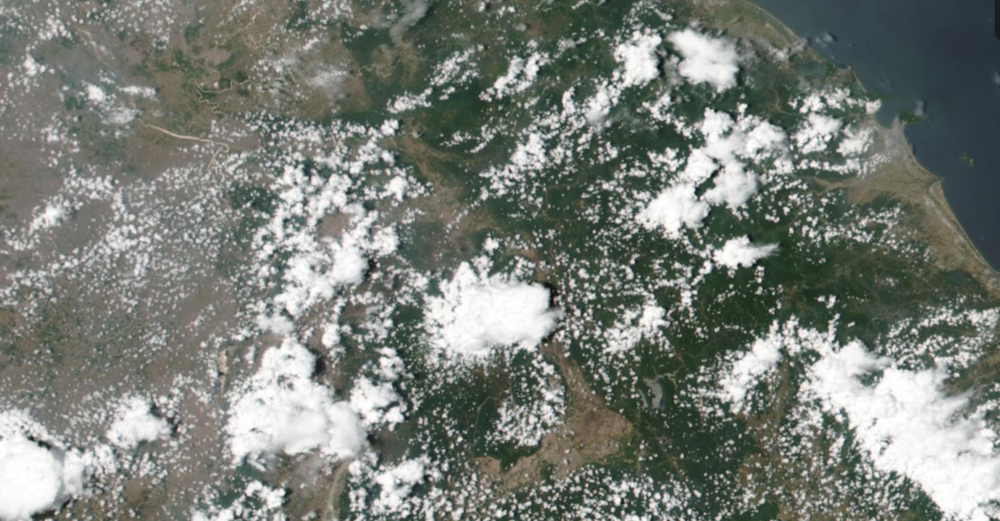
#> input picture images/K5.png, 1000 x 521 px, shrunk from 1521 x 792 before the run
$ jupyter execute --allow-errors CloudDetect.ipynb
#> lines starting #> are read from the running program, lines starting #| are printed output that depends on the picture; after the words box and inside, x2 and y2 are one past the last pixel; in counts of white or black regions, pixels touching at a corner belong together
[cell 1]
import numpy as np
import cv2
import matplotlib.image as mpimg
import matplotlib.pyplot as plt
import pandas as pd

[cell 2]
img = cv2.imread('images/K5.png')
#> img is the input picture: shape (521, 1000, 3); mean B, G, R 119.7, 126.4, 121.3
imgClone = np.copy(img)
height, width, channel = img.shape
#> height = 521; width = 1000; channel = 3
# cv2.imshow('frame1', img)
# cv2.waitKey(0)
# cv2.destroyAllWindow()

[cell 3]
Z = img.reshape((-1,3))
Z = np.float32(Z)

[cell 4]
iterations = 100
epsilon = 1.0

criteria = (cv2.TERM_CRITERIA_EPS + cv2.TERM_CRITERIA_MAX_ITER, iterations, epsilon)
K = 3
ret,label,center=cv2.kmeans(Z,K,None,criteria,10,cv2.KMEANS_RANDOM_CENTERS)
#> ret = 615481730.9; center = [[216.2, 217.7, 217.5], [65.28, 74.86, 63.23], [119.5, 126.3, 124.9]]

[cell 5]
center = np.uint8(center)
#> center = [[216, 217, 217], [65, 74, 63], [119, 126, 124]]
res = center[label.flatten()]
res2 = res.reshape((img.shape))
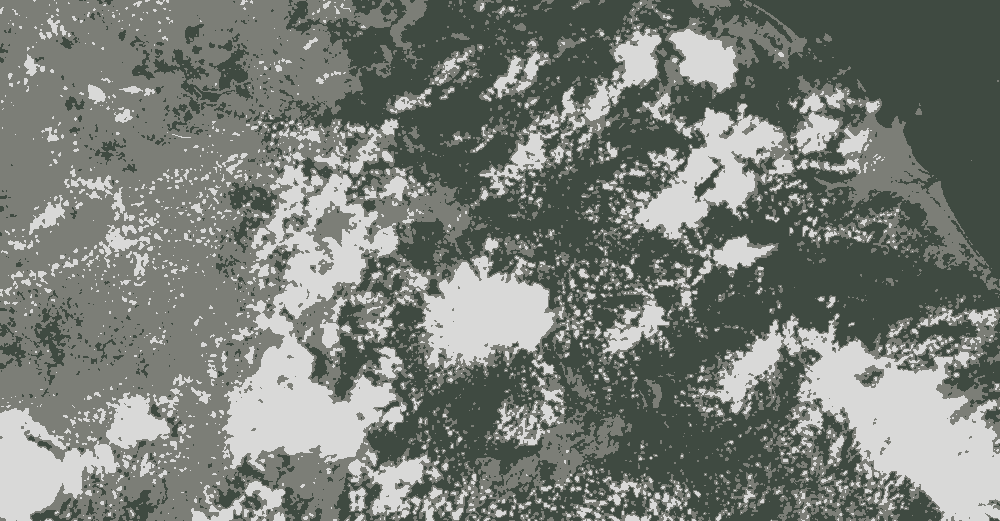
#> res2: shape (521, 1000, 3); mean B, G, R 119.3, 125.8, 120.7

print(label.flatten().reshape((height,width)))
#> (printed output is left out)

newCenter = center.reshape((1,-1,3))
#> newCenter = [[216, 217, 217], [65, 74, 63], [119, 126, 124]]
grayCenter = cv2.cvtColor(newCenter, cv2.COLOR_BGR2GRAY)
#> grayCenter = [[217, 70, 125]]
print(grayCenter)
#| [[217  70 125]]
print(center)
#| [[216 217 217]
#|  [ 65  74  63]
#|  [119 126 124]]

[cell 6]
# cv2.imshow('res2',res2)
# cv2.waitKey(0)
# cv2.destroyAllWindows()

[cell 7]
plt.imshow(img)

[cell 8]
plt.imshow(res2)

[cell 9]
gray = cv2.cvtColor(res2, cv2.COLOR_BGR2GRAY)
plt.imshow(gray)

[cell 10]
# cv2.imshow('frame2', gray)
# cv2.waitKey(0)
# cv2.destroyAllWindow()

[cell 11]
imgClone[np.where((res2 >= center[1]).all(axis = 2))] = [0,33,166]
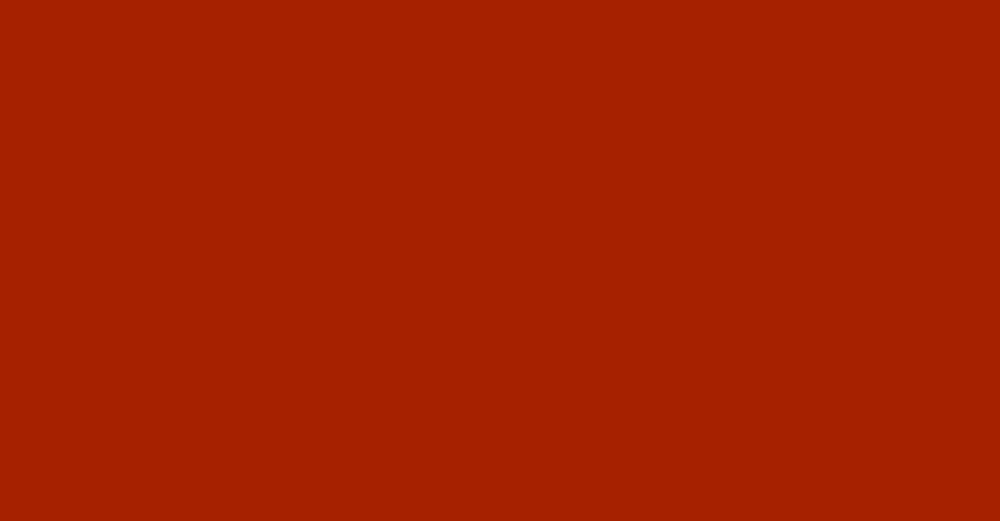
#> imgClone: shape (521, 1000, 3); mean B, G, R 0, 33, 166
cv2.imshow('frame3', gray)
cv2.waitKey(0)
#> (the rest of this cell did not finish here and is left out)

$ run again, with images/K3.png copied over images/K5.png
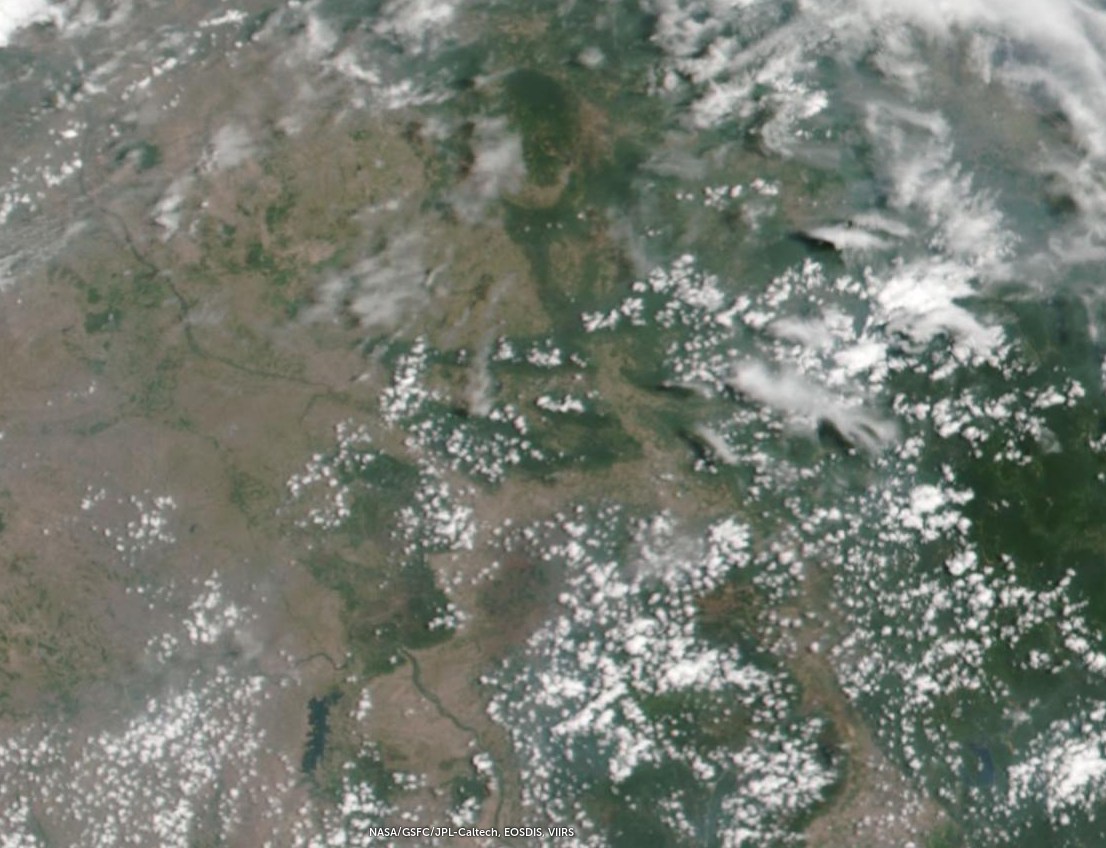
#> input picture images/K3.png, 1106 x 848 px
#> img is the input picture: shape (848, 1106, 3); mean B, G, R 112.7, 122.2, 117
#> `ret,label,center=cv2.kmeans(Z,K,None,criteria,10,cv2.KMEANS_RANDOM_CEN..`: ret = 714433428.3; center = [[112.7, 121.7, 120.2], [180.7, 183.4, 182.6], [73.91, 88.13, 73.99]]
#> `center = np.uint8(center)`: center = [[112, 121, 120], [180, 183, 182], [73, 88, 73]]
#> `res2 = res.reshape((img.shape))`:
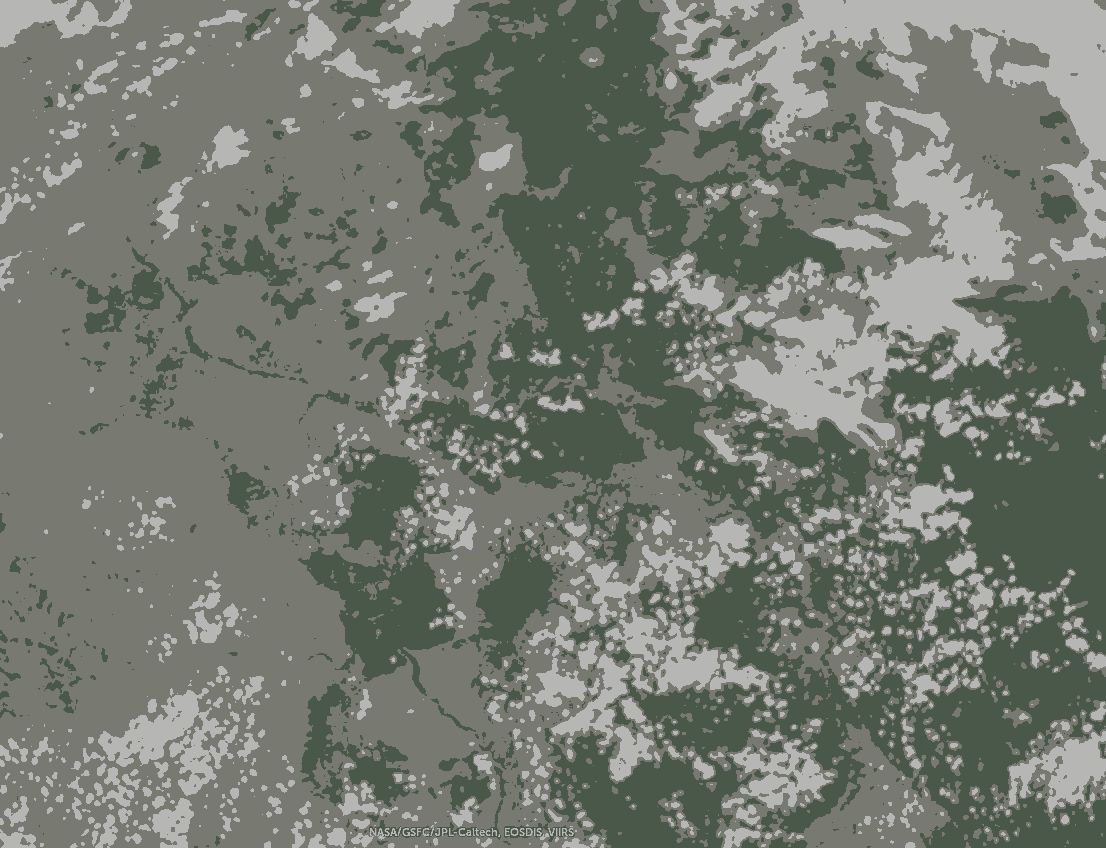
#> res2: shape (848, 1106, 3); mean B, G, R 111.9, 121.7, 116.5
#> (printed output is left out)
#> grayCenter = [[120, 182, 82]]
#| [[120 182  82]]
#| [[112 121 120]
#|  [180 183 182]
#|  [ 73  88  73]]
#> `imgClone[np.where((res2 >= center[1]).all(axis = 2))] = [0,33,166]`:
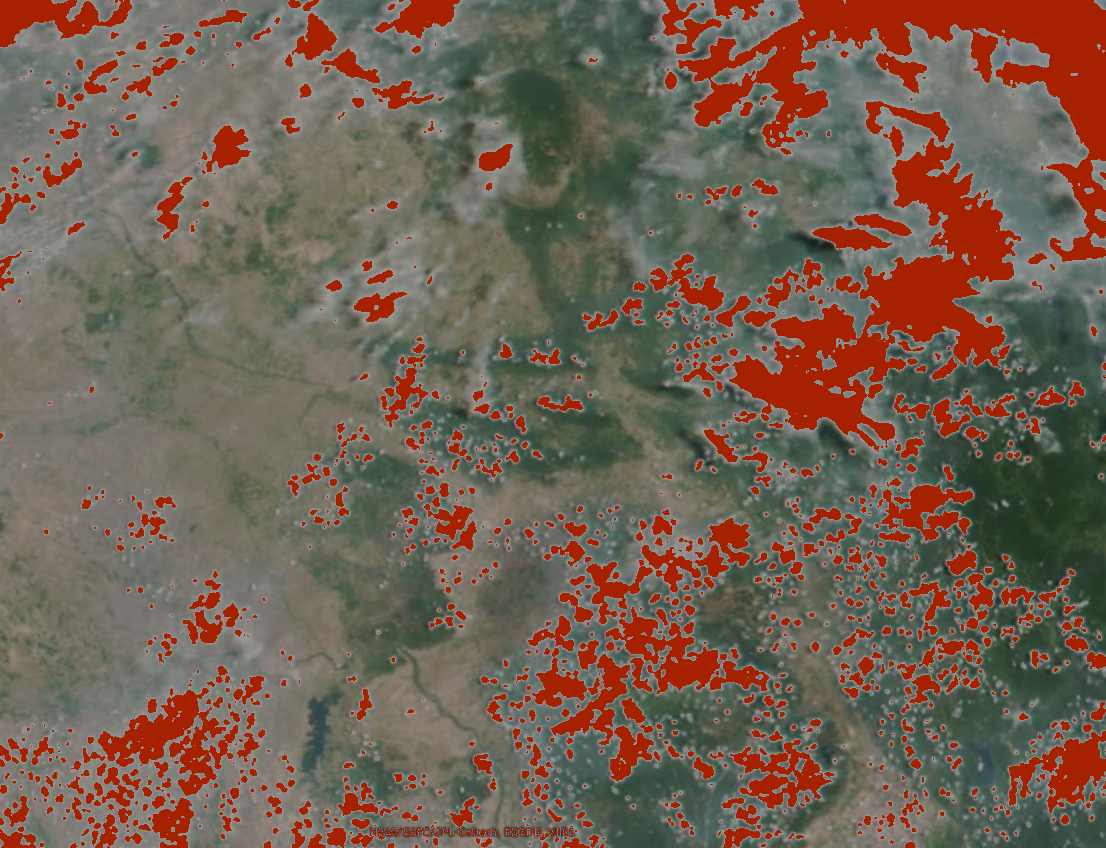
#> imgClone: shape (848, 1106, 3); 16.98% of pixels changed, all inside (x1, y1, x2, y2) = (0, 0, 1106, 848)

$ run again, with images/K4.png copied over images/K5.png
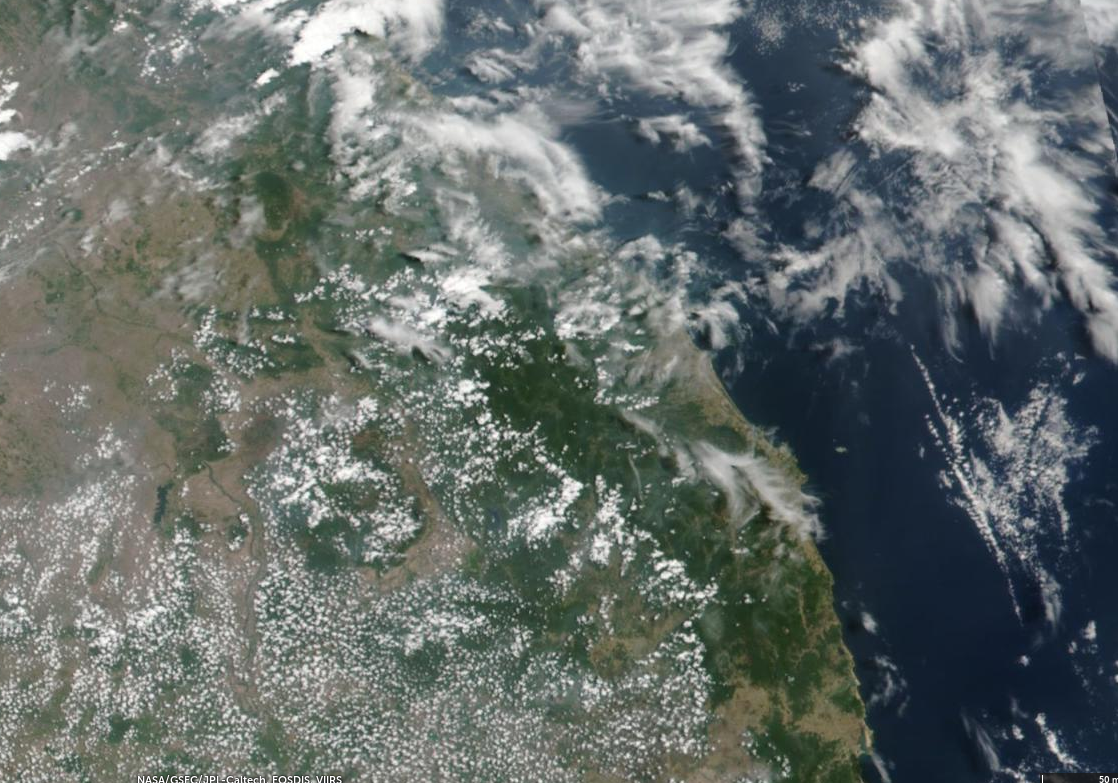
#> input picture images/K4.png, 1118 x 783 px
#> img is the input picture: shape (783, 1118, 3); mean B, G, R 106.9, 109, 101.1
#> `ret,label,center=cv2.kmeans(Z,K,None,criteria,10,cv2.KMEANS_RANDOM_CEN..`: ret = 961621976.9; center = [[109.8, 115.9, 110.3], [177.9, 179.9, 177.6], [60.78, 57.4, 43.1]]
#> `center = np.uint8(center)`: center = [[109, 115, 110], [177, 179, 177], [60, 57, 43]]
#> `res2 = res.reshape((img.shape))`:
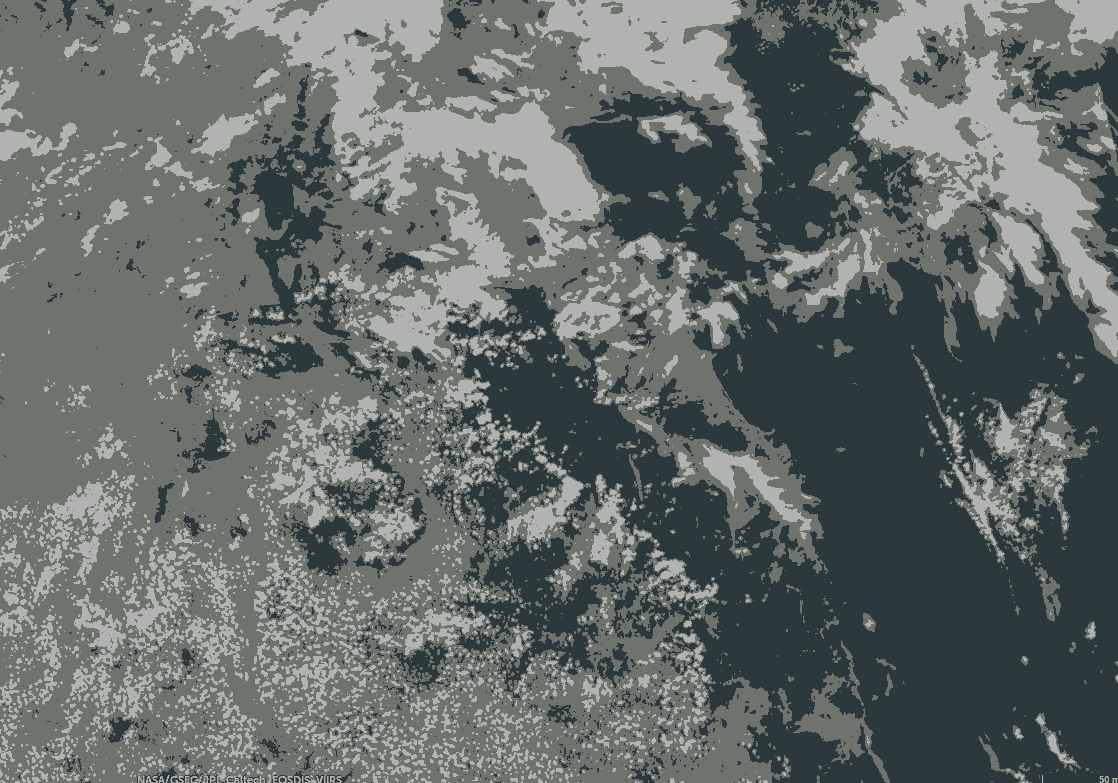
#> res2: shape (783, 1118, 3); mean B, G, R 106, 108.3, 100.9
#> (printed output is left out)
#> grayCenter = [[113, 178, 53]]
#| [[113 178  53]]
#| [[109 115 110]
#|  [177 179 177]
#|  [ 60  57  43]]
#> `imgClone[np.where((res2 >= center[1]).all(axis = 2))] = [0,33,166]`:
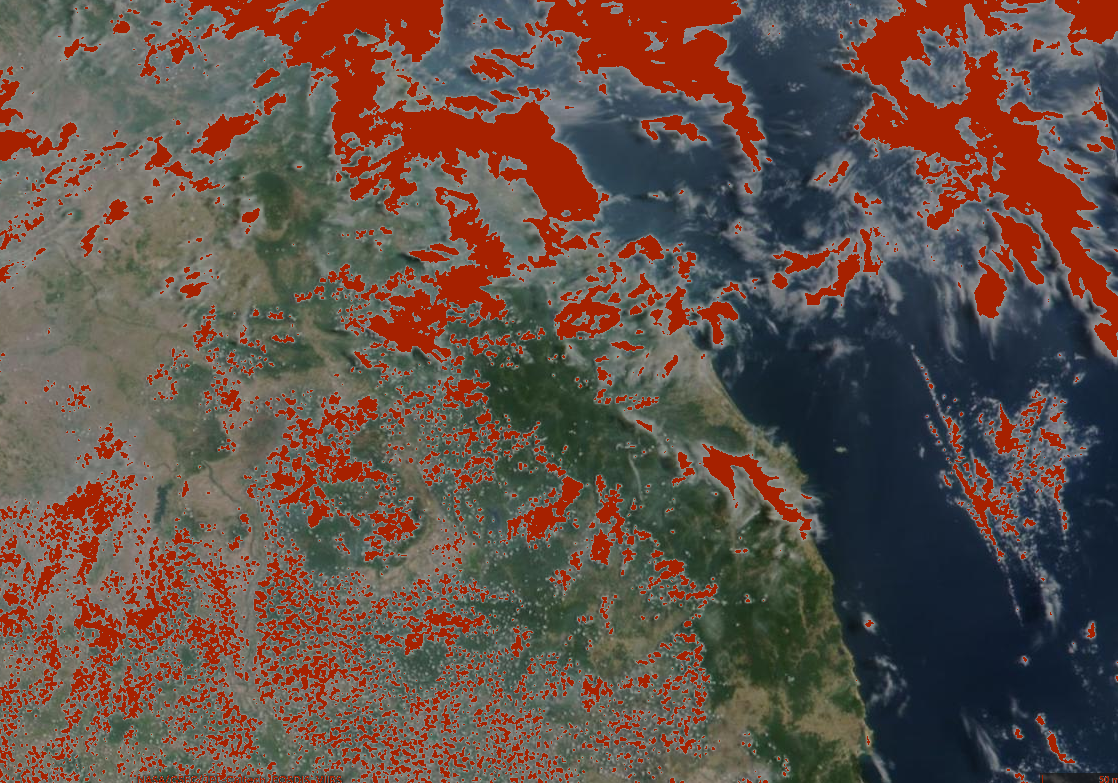
#> imgClone: shape (783, 1118, 3); 19.61% of pixels changed, all inside (x1, y1, x2, y2) = (0, 0, 1118, 783)
